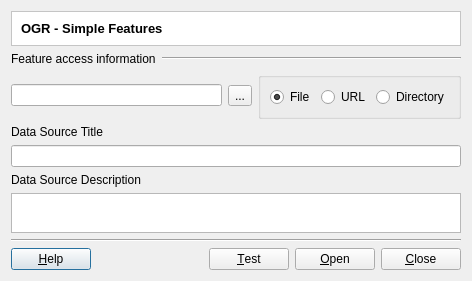
<?xml version="1.0" encoding="UTF-8"?>
<ui version="4.0">
 <class>OGRConnectorDialogForm</class>
 <widget class="QDialog" name="OGRConnectorDialogForm">
  <property name="geometry">
   <rect>
    <x>0</x>
    <y>0</y>
    <width>472</width>
    <height>272</height>
   </rect>
  </property>
  <property name="windowTitle">
   <string>OGR Connector</string>
  </property>
  <layout class="QVBoxLayout" name="verticalLayout">
   <item>
    <widget class="QFrame" name="frame_2">
     <property name="styleSheet">
      <string notr="true">QWidget { background: white }</string>
     </property>
     <property name="frameShape">
      <enum>QFrame::StyledPanel</enum>
     </property>
     <property name="frameShadow">
      <enum>QFrame::Sunken</enum>
     </property>
     <layout class="QVBoxLayout" name="verticalLayout_5">
      <item>
       <widget class="QLabel" name="m_datasourceTypeTitleLabel">
        <property name="font">
         <font>
          <pointsize>10</pointsize>
          <weight>75</weight>
          <bold>true</bold>
         </font>
        </property>
        <property name="text">
         <string>OGR - Simple Features</string>
        </property>
       </widget>
      </item>
     </layout>
    </widget>
   </item>
   <item>
    <layout class="QHBoxLayout" name="horizontalLayout" stretch="0,1">
     <item>
      <widget class="QLabel" name="label">
       <property name="text">
        <string>Feature access information</string>
       </property>
      </widget>
     </item>
     <item>
      <widget class="Line" name="line">
       <property name="orientation">
        <enum>Qt::Horizontal</enum>
       </property>
      </widget>
     </item>
    </layout>
   </item>
   <item>
    <layout class="QHBoxLayout" name="horizontalLayout_6">
     <item>
      <layout class="QHBoxLayout" name="horizontalLayout_2" stretch="1,0">
       <item>
        <widget class="QLineEdit" name="m_featureRepoLineEdit"/>
       </item>
       <item>
        <widget class="QToolButton" name="m_searchFeatureToolButton">
         <property name="text">
          <string>...</string>
         </property>
        </widget>
       </item>
      </layout>
     </item>
     <item>
      <widget class="QGroupBox" name="groupBox">
       <property name="title">
        <string/>
       </property>
       <layout class="QHBoxLayout" name="horizontalLayout_5">
        <item>
         <widget class="QRadioButton" name="m_fileRadioButton">
          <property name="text">
           <string>File</string>
          </property>
          <property name="checked">
           <bool>true</bool>
          </property>
         </widget>
        </item>
        <item>
         <widget class="QRadioButton" name="m_urlRadioButton">
          <property name="text">
           <string>URL</string>
          </property>
         </widget>
        </item>
        <item>
         <widget class="QRadioButton" name="m_dirRadioButton">
          <property name="text">
           <string>Directory</string>
          </property>
         </widget>
        </item>
       </layout>
      </widget>
     </item>
    </layout>
   </item>
   <item>
    <widget class="QLabel" name="label_2">
     <property name="text">
      <string>Data Source Title</string>
     </property>
    </widget>
   </item>
   <item>
    <widget class="QLineEdit" name="m_datasourceTitleLineEdit"/>
   </item>
   <item>
    <widget class="QLabel" name="label_3">
     <property name="text">
      <string>Data Source Description</string>
     </property>
    </widget>
   </item>
   <item>
    <widget class="QTextEdit" name="m_datasourceDescriptionTextEdit">
     <property name="sizePolicy">
      <sizepolicy hsizetype="Expanding" vsizetype="Minimum">
       <horstretch>0</horstretch>
       <verstretch>0</verstretch>
      </sizepolicy>
     </property>
     <property name="minimumSize">
      <size>
       <width>0</width>
       <height>40</height>
      </size>
     </property>
     <property name="toolTip">
      <string>A more detailed description about the data source</string>
     </property>
    </widget>
   </item>
   <item>
    <widget class="Line" name="line_2">
     <property name="orientation">
      <enum>Qt::Horizontal</enum>
     </property>
    </widget>
   </item>
   <item>
    <layout class="QHBoxLayout" name="horizontalLayout_4" stretch="0,1,0">
     <item>
      <widget class="te::qt::widgets::HelpPushButton" name="m_helpPushButton">
       <property name="text">
        <string>&amp;Help</string>
       </property>
      </widget>
     </item>
     <item>
      <spacer name="horizontalSpacer">
       <property name="orientation">
        <enum>Qt::Horizontal</enum>
       </property>
       <property name="sizeHint" stdset="0">
        <size>
         <width>40</width>
         <height>20</height>
        </size>
       </property>
      </spacer>
     </item>
     <item>
      <layout class="QHBoxLayout" name="horizontalLayout_3">
       <item>
        <widget class="QPushButton" name="m_testPushButton">
         <property name="text">
          <string>&amp;Test</string>
         </property>
        </widget>
       </item>
       <item>
        <widget class="QPushButton" name="m_openPushButton">
         <property name="text">
          <string>&amp;Open</string>
         </property>
        </widget>
       </item>
       <item>
        <widget class="QPushButton" name="m_closePushButton">
         <property name="text">
          <string>&amp;Close</string>
         </property>
        </widget>
       </item>
      </layout>
     </item>
    </layout>
   </item>
  </layout>
 </widget>
 <customwidgets>
  <customwidget>
   <class>te::qt::widgets::HelpPushButton</class>
   <extends>QPushButton</extends>
   <header>terralib/qt/widgets/help/HelpPushButton.h</header>
  </customwidget>
 </customwidgets>
 <tabstops>
  <tabstop>m_fileRadioButton</tabstop>
  <tabstop>m_urlRadioButton</tabstop>
  <tabstop>m_dirRadioButton</tabstop>
  <tabstop>m_searchFeatureToolButton</tabstop>
  <tabstop>m_featureRepoLineEdit</tabstop>
  <tabstop>m_datasourceTitleLineEdit</tabstop>
  <tabstop>m_datasourceDescriptionTextEdit</tabstop>
  <tabstop>m_openPushButton</tabstop>
  <tabstop>m_closePushButton</tabstop>
  <tabstop>m_testPushButton</tabstop>
  <tabstop>m_helpPushButton</tabstop>
 </tabstops>
 <resources/>
 <connections>
  <connection>
   <sender>m_closePushButton</sender>
   <signal>pressed()</signal>
   <receiver>OGRConnectorDialogForm</receiver>
   <slot>reject()</slot>
   <hints>
    <hint type="sourcelabel">
     <x>419</x>
     <y>250</y>
    </hint>
    <hint type="destinationlabel">
     <x>161</x>
     <y>243</y>
    </hint>
   </hints>
  </connection>
 </connections>
</ui>
